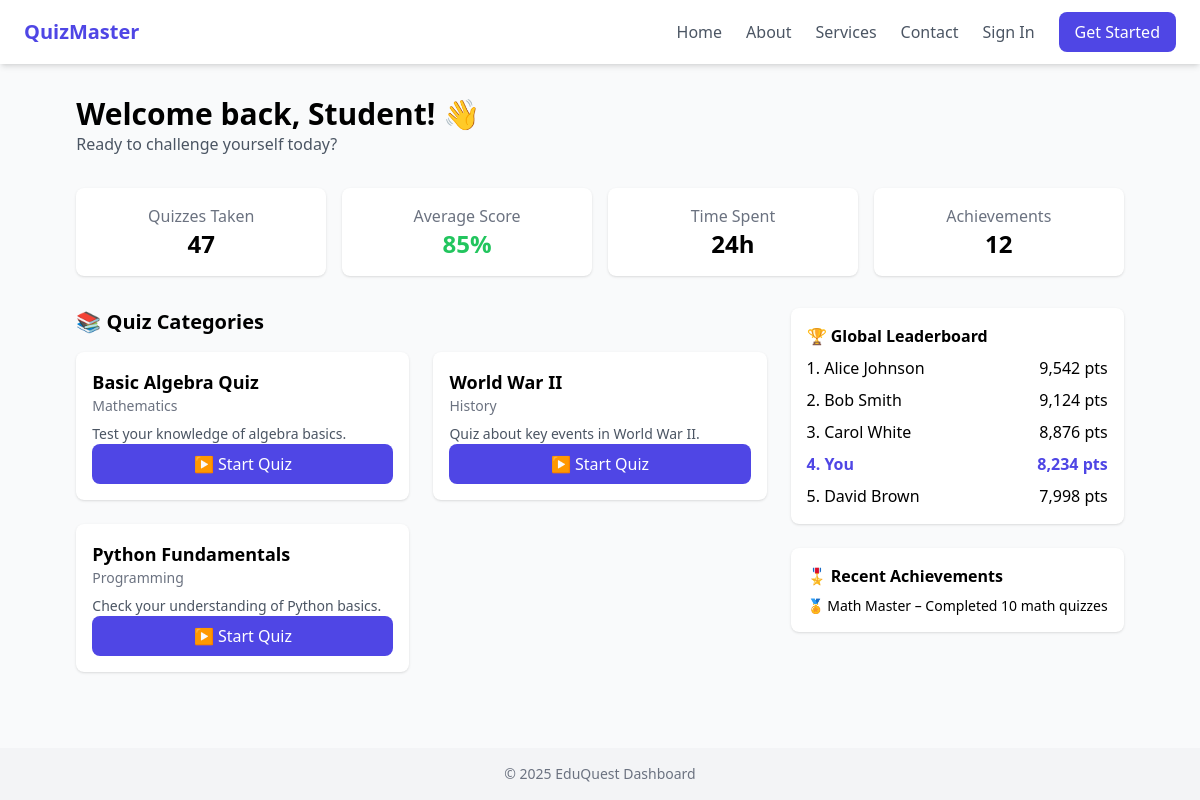
Screenshot of /quizzes/ with the database file from the repository.
### quizzes/models.py (models this page shows, shortened)
class Quiz(models.Model):
    title = models.CharField(max_length=255)
    slug = models.SlugField(max_length=255, unique=True)
    description = models.TextField(blank=True)
    category = models.ForeignKey(Category, related_name='quizzes', on_delete=models.SET_NULL, null=True, blank=True)
    time_per_question = models.PositiveIntegerField(help_text='Seconds per question', default=30)
    randomize_questions = models.BooleanField(default=True)
    created_at = models.DateTimeField(auto_now_add=True)
    updated_at = models.DateTimeField(auto_now=True)
    published = models.BooleanField(default=True)

class Category(models.Model):
    name = models.CharField(max_length=100, unique=True)
    slug = models.SlugField(max_length=120, unique=True)

### quizzes/views.py (the view)
# urls.py: path("", views.QuizListView.as_view(), name="quiz_list"),
class QuizListView(ListView):
    model = Quiz
    template_name = 'quizzes/quiz_list.html'
    queryset = Quiz.objects.filter(published=True)

### quizzes/templates/quizzes/quiz_list.html (shortened to what this page needs)
{% extends "quizzes/base_dashboard.html" %}
{% load static %}
{% block content %}
<div class="mb-8">
  <h1 class="text-3xl font-bold">Welcome back, {{ user.username|default:"Student" }}! 👋</h1>
  <p class="text-gray-600">Ready to challenge yourself today?</p>
</div>
<div class="grid grid-cols-2 md:grid-cols-4 gap-4 mb-8">
  <div class="bg-white p-4 shadow rounded-lg text-center">
    <p class="text-gray-500">Quizzes Taken</p>
    <p class="text-2xl font-bold">47</p>
  </div>
  <div class="bg-white p-4 shadow rounded-lg text-center">
    <p class="text-gray-500">Average Score</p>
    <p class="text-2xl font-bold text-green-500">85%</p>
  </div>
  <div class="bg-white p-4 shadow rounded-lg text-center">
    <p class="text-gray-500">Time Spent</p>
    <p class="text-2xl font-bold">24h</p>
  </div>
  <div class="bg-white p-4 shadow rounded-lg text-center">
    <p class="text-gray-500">Achievements</p>
    <p class="text-2xl font-bold">12</p>
  </div>
</div>
<div class="grid lg:grid-cols-3 gap-6">
  <div class="lg:col-span-2">
    <h2 class="text-xl font-semibold mb-4">📚 Quiz Categories</h2>
    <div class="grid md:grid-cols-2 gap-6">
      {% for quiz in object_list %}
        <div class="bg-white p-4 shadow rounded-lg flex flex-col">
          <h3 class="text-lg font-semibold">{{ quiz.title }}</h3>
          <p class="text-sm text-gray-500">{{ quiz.category.name }}</p>
          <p class="mt-2 text-sm text-gray-600">{{ quiz.description|truncatewords:15 }}</p>
          <a href="{% url 'quizzes:quiz_detail' quiz.pk %}"
             class="mt-auto inline-block bg-indigo-600 hover:bg-indigo-700 text-white text-center py-2 px-4 rounded-lg">
             ▶ Start Quiz
          </a>
        </div>
      {% empty %}
        <p>No quizzes available yet.</p>
      {% endfor %}
    </div>
  </div>
  <div class="space-y-6">
    <div class="bg-white p-4 shadow rounded-lg">
      <h2 class="font-semibold mb-2">🏆 Global Leaderboard</h2>
      <ul class="space-y-2">
        <li class="flex justify-between"><span>1. Alice Johnson</span><span>9,542 pts</span></li>
        <li class="flex justify-between"><span>2. Bob Smith</span><span>9,124 pts</span></li>
        <li class="flex justify-between"><span>3. Carol White</span><span>8,876 pts</span></li>
        <li class="flex justify-between text-indigo-600 font-semibold"><span>4. You</span><span>8,234 pts</span></li>
        <li class="flex justify-between"><span>5. David Brown</span><span>7,998 pts</span></li>
      </ul>
    </div>
    <div class="bg-white p-4 shadow rounded-lg">
      <h2 class="font-semibold mb-2">🎖️ Recent Achievements</h2>
      <p class="text-sm">🏅 Math Master – Completed 10 math quizzes</p>
    </div>
  </div>
</div>
{% endblock %}

### quizzes/templates/quizzes/base_dashboard.html (shortened to what this page needs)
{% load static %}
<!DOCTYPE html>
<html lang="en">
<head>
  <script src="https://cdn.tailwindcss.com"></script>
</head>
<body class="bg-gray-50 min-h-screen flex flex-col">
  <nav class="bg-white shadow-md">
    <div class="max-w-7xl mx-auto px-6 flex justify-between items-center h-16">
      <a href="{% url 'quizzes:quiz_list' %}" class="text-xl font-bold text-indigo-600">QuizMaster</a>
      <div class="flex items-center space-x-6">
        <a href="{% url 'home' %}" class="text-gray-600 hover:text-indigo-600">Home</a>
        <a href="#" class="text-gray-600 hover:text-indigo-600">About</a>
        <a href="#" class="text-gray-600 hover:text-indigo-600">Services</a>
        <a href="#" class="text-gray-600 hover:text-indigo-600">Contact</a>
        {% if user.is_authenticated %}
          <form method="post" action="{% url 'logout' %}">
            {% csrf_token %}
            <button type="submit" class="text-red-500 hover:text-red-700">Sign Out</button>
          </form>
        {% else %}
          <a href="{% url 'login' %}" class="text-gray-600 hover:text-indigo-600">Sign In</a>
          <a href="{% url 'quizzes:register' %}" class="px-4 py-2 rounded-lg bg-indigo-600 text-white hover:bg-indigo-700">Get Started</a>
        {% endif %}
      </div>
    </div>
  </nav>
  <main class="flex-1 max-w-7xl mx-auto px-6 py-8">
    {% block content %}{% endblock %}
  </main>
  <footer class="bg-gray-100 py-4 text-center text-sm text-gray-500">
    &copy; 2025 EduQuest Dashboard
  </footer>
</body>
</html>

### rows the page displays
Quiz: title "Basic Algebra Quiz", category.name "Mathematics", description "Test your knowledge of algebra basics."
Quiz: title "World War II", category.name "History", description "Quiz about key events in World War II."
Quiz: title "Python Fundamentals", category.name "Programming", description "Check your understanding of Python basics."

### other values shown
{{ user.username|default:"Student" }} "Student"
